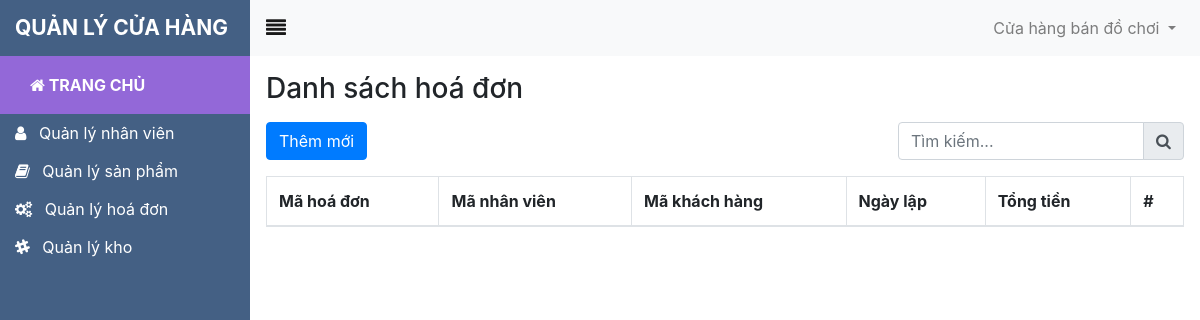
The page /Layout/bill-list.php (signed in) on the database as committed earlier.
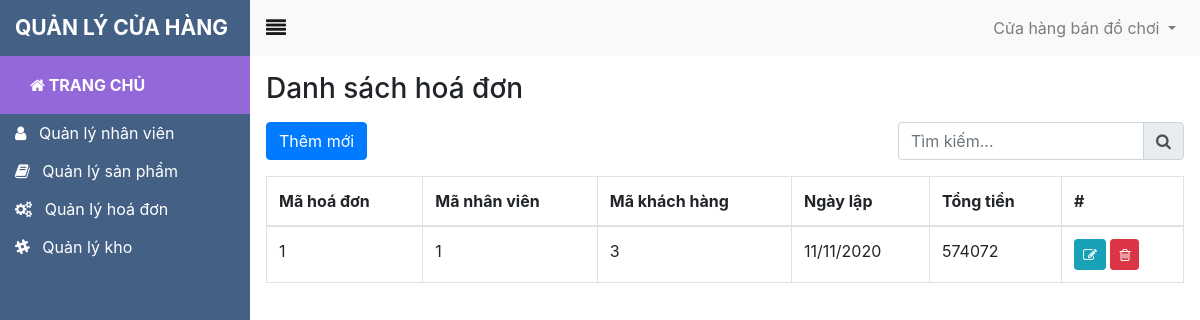
The same page on the database as committed later.
### tables this page shows
CREATE TABLE `hoadon` (
  `MaHD` int(11) NOT NULL,
  `MaNV` int(11) NOT NULL,
  `MaKH` int(11) NOT NULL,
  `NgayNhap` varchar(12) NOT NULL,
  `TongTien` int(11) DEFAULT NULL
);

### db.php (called while the page is built, shortened)
<?php
	function open_db(){
		$conn = new mysqli(HOST, USER, PASS, DB);
		return $conn;
	}
	function load_table_bill(){
		$sql = 'SELECT * FROM hoadon WHERE 1';
		$conn = open_db();
		$result = $conn->query($sql);
		if ($result->num_rows > 0) {
			return $result;
		}
		else{
			return;
		}
	}
 ?>

### Layout/bill-list.php (the view, shortened to what the changed rows need)
<?php
require_once $_SERVER['DOCUMENT_ROOT'].'/CNPM/db.php';
?>
<!DOCTYPE html>
<html>
<head>
    <link rel="stylesheet" href="https://maxcdn.bootstrapcdn.com/font-awesome/4.7.0/css/font-awesome.min.css">
    <link rel="stylesheet" href="./css/bootstrap.min.css">
    <link rel="stylesheet" href='./css/style.css'>
</head>
<body>
    <div class="d-flex justify-content-between">
        <div id="admin-wrapper">
            <section id="admin-content" class="p-3">
                <table class="table table-bordered table-hover mt-3">
                    <thead>
                        <tr>
                            <th>Mã hoá đơn</th>
                            <th>Mã nhân viên</th>
                            <th>Mã khách hàng</th>
                            <th>Ngày lập</th>
                            <th>Tổng tiền</th>
                            <th>#</th>
                        </tr>
                    </thead>
                    <tbody>
                        <?php
                            $result = load_table_bill();
                            if(!empty($result)){
                                while ($row = $result->fetch_assoc()) {
                                    $id_bill = $row['MaHD'];
                                    $id_staff = $row['MaNV'];
                                    $id_customer = $row['MaKH'];
                                    $date = $row['NgayNhap'];
                                    $total = $row['TongTien'];
                        ?>
                        <tr>
                            <td><?= $id_bill ?></td>
                            <td><?= $id_staff ?></td>
                            <td><?= $id_customer ?></td>
                            <td><?= $date ?></td>
                            <td><?= $total ?></td>
                            <td>
                                <a href="bill-edit.php?id=<?=$id_bill?>" class="btn btn-sm btn-info">
                                    <i class="fa fa-pencil-square-o"></i>
                                </a>
                                <a href="bill-remove.php?id=<?=$id_bill?>" class="btn btn-sm btn-danger">
                                    <i class="fa fa-trash-o"></i>
                                </a>
                            </td>
                        </tr>
                        <?php
                                }
                            }
                         ?>
                    </tbody>
                </table>
            </section>
        </div>
    </div>
</body>
</html>

Rows that differ between the two databases and show on the page:
added hoadon: MaHD "1", MaNV "1", MaKH "3", NgayNhap "11/11/2020", TongTien "574072"
